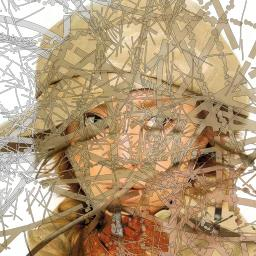
#> input picture DataSetFiles/Main_Dataset/input/00482.jpg, 256 x 256 px
$ python organic_mask_generator.py -i ../Main_Dataset/input -o out -l ../Main_Dataset/input
#> lines starting #> are read from the running program, lines starting #| are printed output that depends on the picture; after the words box and inside, x2 and y2 are one past the last pixel; in counts of white or black regions, pixels touching at a corner belong together
"""
Enhanced Organic Mask Generator v2
===================================

Key improvements based on feedback:
1. Uses REAL IMAGES as overlay content (not just noise)
2. More varied mask shapes: thin lines, thick patches, irregular shapes
3. Better matches original dataset quality

Dependencies: pip install opencv-python numpy
"""

import cv2
import numpy as np
import os
import random
import math
from typing import Optional, List, Tuple


class EnhancedMaskGenerator:
    """
    Generates masks that match the original dataset quality:
    - Real image overlays (another image composited on top)
    - Varied mask shapes (thin, thick, irregular, patches)
    """

    def __init__(self, height: int = 512, width: int = 512):
        self.h = height
        self.w = width

    # =========================================
    # MASK SHAPE GENERATORS (More Variety)
    # =========================================

    def generate_thin_lines(self) -> np.ndarray:
        """Thin scribble-like lines."""
        mask = np.zeros((self.h, self.w), dtype=np.uint8)
        num_lines = random.randint(3, 10)

        for _ in range(num_lines):
            # Random bezier-like curve with thin width
            pts = []
            x, y = random.randint(0, self.w), random.randint(0, self.h)
            num_points = random.randint(4, 12)

            for _ in range(num_points):
                x += random.randint(-80, 80)
                y += random.randint(-80, 80)
                x = max(0, min(self.w - 1, x))
                y = max(0, min(self.h - 1, y))
                pts.append([x, y])

            pts = np.array(pts, dtype=np.int32)
            thickness = random.randint(1, 5)  # THIN lines
            cv2.polylines(mask, [pts], False, 255, thickness=thickness)

        return mask

    def generate_thick_strokes(self) -> np.ndarray:
        """Thick brush strokes."""
        mask = np.zeros((self.h, self.w), dtype=np.uint8)
        num_strokes = random.randint(2, 6)

        for _ in range(num_strokes):
            pts = []
            x, y = random.randint(0, self.w), random.randint(0, self.h)
            num_points = random.randint(3, 8)

            for _ in range(num_points):
                angle = random.uniform(0, 2 * math.pi)
                length = random.randint(30, 120)
                x = int(x + length * math.cos(angle))
                y = int(y + length * math.sin(angle))
                x = max(0, min(self.w - 1, x))
                y = max(0, min(self.h - 1, y))
                pts.append([x, y])

            pts = np.array(pts, dtype=np.int32)
            thickness = random.randint(15, 50)  # THICK strokes
            cv2.polylines(mask, [pts], False, 255, thickness=thickness)

            # Add circles at joints
            for p in pts:
                cv2.circle(mask, tuple(p), thickness // 2, 255, -1)

        return mask

    def generate_irregular_patches(self) -> np.ndarray:
        """Irregular blob/patch shapes."""
        mask = np.zeros((self.h, self.w), dtype=np.uint8)
        num_patches = random.randint(1, 5)

        for _ in range(num_patches):
            # Generate random polygon
            cx = random.randint(self.w // 4, 3 * self.w // 4)
            cy = random.randint(self.h // 4, 3 * self.h // 4)

            num_vertices = random.randint(5, 12)
            angles = sorted([random.uniform(0, 2 * math.pi) for _ in range(num_vertices)])

            pts = []
            for angle in angles:
                r = random.randint(20, 100)
                x = int(cx + r * math.cos(angle))
                y = int(cy + r * math.sin(angle))
                pts.append([x, y])

            pts = np.array(pts, dtype=np.int32)
            cv2.fillPoly(mask, [pts], 255)

        return mask

    def generate_weird_shapes(self) -> np.ndarray:
        """Random weird/abstract shapes."""
        mask = np.zeros((self.h, self.w), dtype=np.uint8)

        # Mix of different elements
        shape_type = random.choice(['ellipses', 'triangles', 'splatter', 'cracks'])

        if shape_type == 'ellipses':
            for _ in range(random.randint(2, 8)):
                cx = random.randint(0, self.w)
                cy = random.randint(0, self.h)
                ax1 = random.randint(20, 100)
                ax2 = random.randint(10, 60)
                angle = random.randint(0, 180)
                cv2.ellipse(mask, (cx, cy), (ax1, ax2), angle, 0, 360, 255, -1)

        elif shape_type == 'triangles':
            for _ in range(random.randint(2, 6)):
                pts = np.array([
                    [random.randint(0, self.w), random.randint(0, self.h)],
                    [random.randint(0, self.w), random.randint(0, self.h)],
                    [random.randint(0, self.w), random.randint(0, self.h)]
                ], dtype=np.int32)
                cv2.fillPoly(mask, [pts], 255)

        elif shape_type == 'splatter':
            # Random splatter points
            for _ in range(random.randint(20, 50)):
                cx = random.randint(0, self.w)
                cy = random.randint(0, self.h)
                r = random.randint(5, 30)
                cv2.circle(mask, (cx, cy), r, 255, -1)

        elif shape_type == 'cracks':
            # Crack-like lines
            for _ in range(random.randint(5, 15)):
                x1 = random.randint(0, self.w)
                y1 = random.randint(0, self.h)
                for _ in range(random.randint(3, 8)):
                    x2 = x1 + random.randint(-50, 50)
                    y2 = y1 + random.randint(-50, 50)
                    cv2.line(mask, (x1, y1), (x2, y2), 255, random.randint(1, 4))
                    x1, y1 = x2, y2

        return mask

    def generate_mixed_mask(self) -> np.ndarray:
        """Combines multiple mask types for variety."""
        # Randomly pick 1-3 mask types
        mask_funcs = [
            self.generate_thin_lines,
            self.generate_thick_strokes,
            self.generate_irregular_patches,
            self.generate_weird_shapes
        ]

        combined = np.zeros((self.h, self.w), dtype=np.uint8)

        num_types = random.randint(1, 3)
        selected = random.sample(mask_funcs, num_types)

        for func in selected:
            m = func()
            combined = cv2.bitwise_or(combined, m)

        return combined

    # =========================================
    # OVERLAY CONTENT (Real Images)
    # =========================================

    def get_overlay_image(self, overlay_images: List[str]) -> Optional[np.ndarray]:
        """
        Get a random REAL IMAGE to use as overlay content.
        This is the key difference - using actual images, not noise.
        """
        if not overlay_images:
            return None

        img_path = random.choice(overlay_images)
        img = cv2.imread(img_path)
        if img is None:
            return None

        # Resize to match dimensions
        img = cv2.resize(img, (self.w, self.h))

        # Random transformations
        if random.random() > 0.5:
            img = cv2.flip(img, 1)  # Horizontal flip
        if random.random() > 0.5:
            img = cv2.flip(img, 0)  # Vertical flip
        if random.random() > 0.3:
            # Rotate
            angle = random.choice([90, 180, 270])
            center = (self.w // 2, self.h // 2)
            M = cv2.getRotationMatrix2D(center, angle, 1.0)
            img = cv2.warpAffine(img, M, (self.w, self.h))

        return img

    # =========================================
    # MAIN CORRUPTION FUNCTION
    # =========================================

    def apply_corruption(
        self,
        base_image: np.ndarray,
        overlay_images: List[str],
        mask_type: str = 'random'
    ) -> Tuple[np.ndarray, np.ndarray]:
        """
        Apply image-based corruption to base image.

        Args:
            base_image: The clean image to corrupt
            overlay_images: List of image paths to use as overlay content
            mask_type: 'thin', 'thick', 'patch', 'weird', 'mixed', or 'random'

        Returns:
            (corrupted_image, mask)
        """
        self.h, self.w = base_image.shape[:2]

        # 1. Generate mask shape
        if mask_type == 'random':
            mask_type = random.choice(['thin', 'thick', 'patch', 'weird', 'mixed'])

        mask_generators = {
            'thin': self.generate_thin_lines,
            'thick': self.generate_thick_strokes,
            'patch': self.generate_irregular_patches,
            'weird': self.generate_weird_shapes,
            'mixed': self.generate_mixed_mask
        }

        mask = mask_generators[mask_type]()

        # 2. Get overlay content (REAL IMAGE)
        overlay = self.get_overlay_image(overlay_images)

        if overlay is None:
            # Fallback: use warped version of base image
            M = cv2.getRotationMatrix2D((self.w//2, self.h//2), random.randint(10, 350), 1.0)
            overlay = cv2.warpAffine(base_image, M, (self.w, self.h))
            # Shift colors
            overlay = cv2.cvtColor(overlay, cv2.COLOR_BGR2HSV)
            overlay[:, :, 0] = (overlay[:, :, 0] + random.randint(20, 80)) % 180
            overlay = cv2.cvtColor(overlay, cv2.COLOR_HSV2BGR)

        # 3. Add distorted smudged border (NEW!)
        mask = self._add_smudged_border(mask)

        # 4. Soft edge for mask (optional)
        if random.random() > 0.3:
            kernel_size = random.choice([3, 5, 7])
            mask = cv2.GaussianBlur(mask, (kernel_size, kernel_size), 0)

        # 5. Composite
        alpha = mask.astype(np.float32) / 255.0
        alpha = np.stack([alpha, alpha, alpha], axis=-1)

        # Random opacity
        opacity = random.uniform(0.6, 1.0)
        alpha = alpha * opacity

        result = (overlay.astype(np.float32) * alpha +
                  base_image.astype(np.float32) * (1 - alpha))

        return result.astype(np.uint8), mask

    def _add_smudged_border(self, mask: np.ndarray) -> np.ndarray:
        """
        Add a thin distorted/smudged border around mask edges.
        Creates organic, blurred edge transitions.
        """
        # Find edges of the mask
        edges = cv2.Canny(mask, 50, 150)

        # Dilate edges slightly to create thin border
        border_width = random.randint(2, 6)  # Thin border
        kernel = np.ones((border_width, border_width), np.uint8)
        border = cv2.dilate(edges, kernel, iterations=1)

        # Create distortion for the border using random displacement
        h, w = mask.shape

        # Generate displacement fields for distortion
        displacement_strength = random.uniform(2, 5)
        noise_x = np.random.randn(h, w).astype(np.float32) * displacement_strength
        noise_y = np.random.randn(h, w).astype(np.float32) * displacement_strength

        # Smooth the noise for organic feel
        noise_x = cv2.GaussianBlur(noise_x, (5, 5), 0)
        noise_y = cv2.GaussianBlur(noise_y, (5, 5), 0)

        # Create coordinate grids
        y_coords, x_coords = np.mgrid[0:h, 0:w].astype(np.float32)

        # Apply distortion only to border region
        map_x = x_coords + noise_x * (border > 0).astype(np.float32)
        map_y = y_coords + noise_y * (border > 0).astype(np.float32)

        # Clip coordinates
        map_x = np.clip(map_x, 0, w - 1)
        map_y = np.clip(map_y, 0, h - 1)

        # Remap the mask for distorted edges
        distorted_mask = cv2.remap(mask, map_x, map_y, cv2.INTER_LINEAR)

        # Blur the border region for smudged effect
        blur_strength = random.choice([3, 5, 7])
        smudged_border = cv2.GaussianBlur(border, (blur_strength, blur_strength), 0)

        # Blend: add smudged border with varying opacity
        border_opacity = random.uniform(0.3, 0.7)
        result = distorted_mask.astype(np.float32)
        result = result + smudged_border.astype(np.float32) * border_opacity
        result = np.clip(result, 0, 255).astype(np.uint8)

        return result


def generate_dataset(
    input_folder: str,
    output_folder: str,
    overlay_folder: str,
    num_variants: int = 3,
    mask_types: List[str] = ['thin', 'thick', 'patch', 'weird', 'mixed']
) -> None:
    """
    Generate corrupted dataset using real image overlays.

    Args:
        input_folder: Folder with clean/target images
        output_folder: Where to save corrupted images
        overlay_folder: Folder with images to use as overlays (can be same as input)
        num_variants: Corrupted versions per image
        mask_types: Types of masks to use
    """
#> called with input_folder = '../Main_Dataset/input', output_folder = 'out', overlay_folder = '../Main_Dataset/input', num_variants = 3
    os.makedirs(output_folder, exist_ok=True)

    valid_ext = ('.png', '.jpg', '.jpeg', '.bmp', '.webp')

    # Get input images
    input_files = [os.path.join(input_folder, f)
                   for f in os.listdir(input_folder)
                   if f.lower().endswith(valid_ext)]

    # Get overlay images
    overlay_files = [os.path.join(overlay_folder, f)
                     for f in os.listdir(overlay_folder)
                     if f.lower().endswith(valid_ext)]

    print(f"Found {len(input_files)} input images")
    print(f"Found {len(overlay_files)} overlay images")

    generator = EnhancedMaskGenerator()
    total = 0

    for img_path in input_files:
        img = cv2.imread(img_path)
#> img is the input picture: shape (256, 256, 3); mean B, G, R 125, 157.4, 182
        if img is None:
            continue

        basename = os.path.splitext(os.path.basename(img_path))[0]

        for v in range(num_variants):
            mask_type = random.choice(mask_types)
            corrupted, mask = generator.apply_corruption(img, overlay_files, mask_type)
#> after the loop in generate_weird_shapes, `for _ in range(random.randint(5, 15)):`:
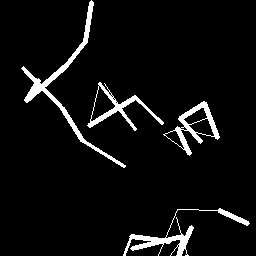
#> mask: shape (256, 256); 5.4% white; 4 white regions, box (x1, y1, x2, y2) and area: (21, 0, 126, 168) 1261, (123, 208, 250, 256) 935, (163, 101, 220, 156) 708, (87, 82, 164, 131) 640
#> in get_overlay_image, `img = cv2.warpAffine(img, M, (self.w, self.h))`:
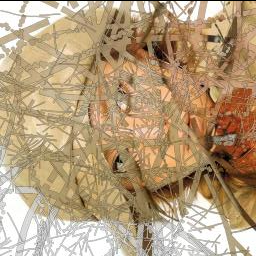
#> img: shape (256, 256, 3); mean B, G, R 124.2, 156.6, 181.1
#> in _add_smudged_border, `border = cv2.dilate(edges, kernel, iterations=1)`:
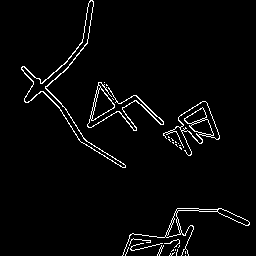
#> edges: shape (256, 256); 3% white in thin lines or dots, all inside (x1, y1, x2, y2) = (21, 0, 250, 256)
#> in _add_smudged_border, `smudged_border = cv2.GaussianBlur(border, (blur_strength, blur_strengt..`:
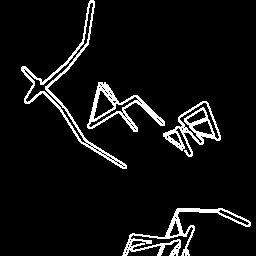
#> border: shape (256, 256); 6.7% white in thin lines or dots, all inside (x1, y1, x2, y2) = (21, 0, 251, 256)
#> in apply_corruption, `result = (overlay.astype(np.float32) * alpha + base_image.astype(np.fl..`:
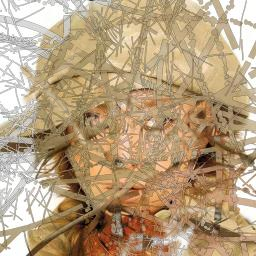
#> result: shape (256, 256, 3) float32; mean B, G, R 126.5, 158.7, 182.8
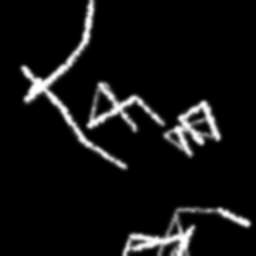
#> mask: shape (256, 256); min 0, max 255, mean 18.3

            # Save
            if num_variants > 1:
                out_name = f"{basename}_v{v}.png"
            else:
                out_name = f"{basename}.png"

            cv2.imwrite(os.path.join(output_folder, out_name), corrupted)
            total += 1
            print(f"Generated: {out_name} (type: {mask_type})")
#> pass 2 of the loop in generate_dataset, `for img_path in input_files:`:
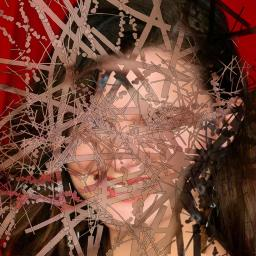
#> input picture DataSetFiles/Main_Dataset/input/00677.jpg, 256 x 256 px
#> in generate_dataset, img is the input picture: shape (256, 256, 3); mean B, G, R 59.6, 73.4, 117.5
#> after the loop in generate_weird_shapes (call 3), `for _ in range(random.randint(20, 50)):`:
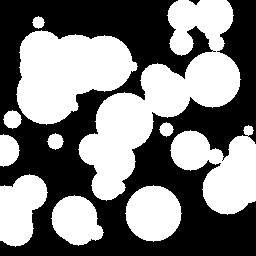
#> mask: shape (256, 256); 49% white; 11 white regions, largest, box (x1, y1, x2, y2) and area: (78, 0, 241, 201) 11889, (16, 30, 138, 125) 7669, (170, 125, 256, 215) 4531
#> in apply_corruption (call 4), `result = (overlay.astype(np.float32) * alpha + base_image.astype(np.fl..`:
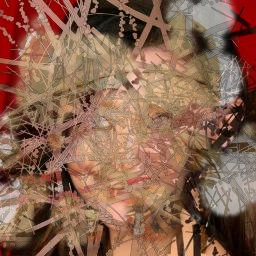
#> result: shape (256, 256, 3) float32; mean B, G, R 79.9, 100, 138.5

    print(f"\nComplete! Generated {total} corrupted images.")


if __name__ == '__main__':
    import argparse

    parser = argparse.ArgumentParser(description='Enhanced Mask Generator v2')
    parser.add_argument('--input', '-i', required=True, help='Clean images folder')
    parser.add_argument('--output', '-o', required=True, help='Output folder')
    parser.add_argument('--overlays', '-l', required=True, help='Overlay images folder')
    parser.add_argument('--variants', '-v', type=int, default=3, help='Variants per image')

    args = parser.parse_args()

    generate_dataset(
        input_folder=args.input,
        output_folder=args.output,
        overlay_folder=args.overlays,
        num_variants=args.variants
    )
